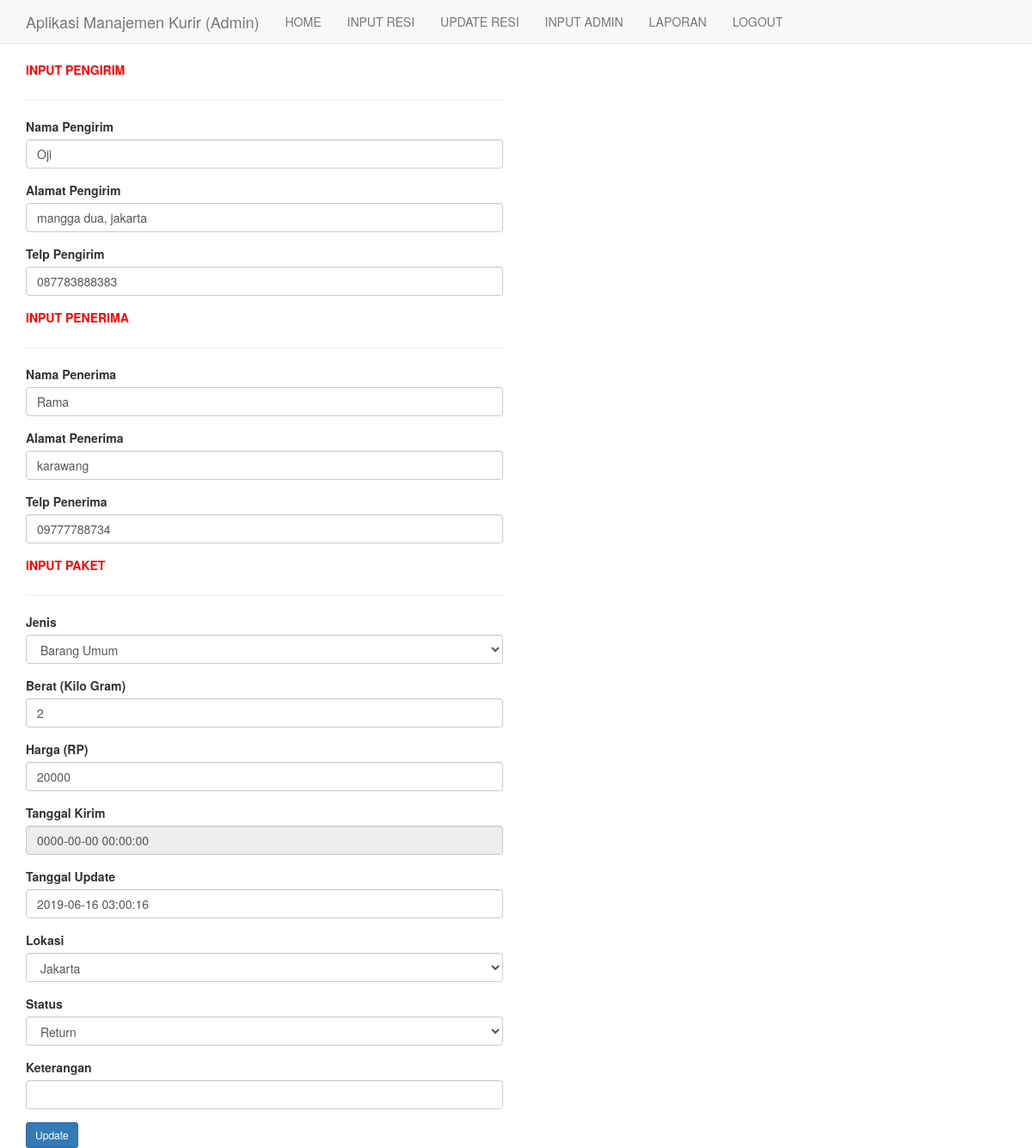
/kurir/index.php?page=crud/edit&resi=2, run on the app's committed database.
### tables this page shows
CREATE TABLE `tb_paket` (
  `resi` int(11) NOT NULL,
  `nama_pengirim` varchar(20) NOT NULL,
  `alamat_pengirim` text NOT NULL,
  `telp_pengirim` varchar(20) NOT NULL,
  `nama_penerima` varchar(20) NOT NULL,
  `alamat_penerima` text NOT NULL,
  `telp_penerima` varchar(20) NOT NULL,
  `jenis` varchar(20) NOT NULL,
  `berat` int(11) NOT NULL,
  `harga` int(11) NOT NULL,
  `tanggal_kirim` datetime NOT NULL,
  `tanggal_terima` datetime NOT NULL,
  `lokasi` varchar(20) NOT NULL,
  `status` varchar(20) NOT NULL,
  `keterangan` varchar(200) NOT NULL
);

### kurir/views/crud/edit.php (the view, shortened to what this page needs)
<?php
require_once('koneksi.php');
if($_POST){
	$sql = "UPDATE tb_paket SET resi='".$_POST['resi']."',nama_pengirim='".$_POST['nama_pengirim']."', alamat_pengirim='".$_POST['alamat_pengirim']."',telp_pengirim='".$_POST['telp_pengirim']."',nama_penerima='".$_POST['nama_penerima']."', alamat_penerima='".$_POST['alamat_penerima']."',telp_penerima='".$_POST['telp_penerima']."', jenis='".$_POST['jenis']."', berat='".$_POST['berat']."', harga='".$_POST['harga']."',tanggal_kirim='".$_POST['tanggal_kirim']."',tanggal_terima='".$_POST['tanggal_terima']."',lokasi='".$_POST['lokasi']."',status='".$_POST['status']."',keterangan='".$_POST['keterangan']."' WHERE resi=".$_POST['resi'];
	if ($koneksi->query($sql) === TRUE) {
	    echo "<script>
	alert('Data berhasil di update');
	window.location.href='index.php?page=crud/index';
	</script>";
	} else {
	    echo "Gagal: " . $koneksi->error;
	}
	$koneksi->close();
}else{
	$query = $koneksi->query("SELECT * FROM tb_paket WHERE resi=".$_GET['resi']);
	if($query->num_rows > 0){
		$data = mysqli_fetch_object($query);
	}else{
		echo "data tidak tersedia";
		die();
	}
?>
<div class="row">
	<div class="col-lg-6">
		<form action="" method="POST">
			<label><font color=Red>INPUT PENGIRIM</font></label>
			<hr>
			<div class="form-group">
				<label>Nama Pengirim</label>
				<input type="text" value="<?= $data->nama_pengirim ?>" class="form-control" name="nama_pengirim">
			</div>
			<div class="form-group">
				<label>Alamat Pengirim</label>
				<input type="textarea" value="<?= $data->alamat_pengirim ?>" class="form-control" name="alamat_pengirim">
			</div>
			<div class="form-group">
				<label>Telp Pengirim</label>
				<input type="text" value="<?= $data->telp_pengirim ?>" class="form-control" name="telp_pengirim">
			</div>
			<label><font color=Red>INPUT PENERIMA</font></label>
			<hr>
			<div class="form-group">
				<label>Nama Penerima</label>
				<input type="text" value="<?= $data->nama_penerima ?>" class="form-control" name="nama_penerima">
			</div>
			<div class="form-group">
				<label>Alamat Penerima</label>
				<input type="text" value="<?= $data->alamat_penerima ?>" class="form-control" name="alamat_penerima">
			</div>
			<div class="form-group">
				<label>Telp Penerima</label>
				<input type="text" value="<?= $data->telp_penerima ?>" class="form-control" name="telp_penerima">
			</div>
			<label><font color=Red>INPUT PAKET</font></label>
			<hr>
			<div class="form-group">
				<label>Jenis</label>
				<select class="form-control" name="jenis">
				<option value='<?= $data->jenis ?>'><?= $data->jenis ?></option>
				</select>
			</div>
			<div class="form-group">
				<label>Berat (Kilo Gram)</label>
				<input type="text" value="<?= $data->berat ?>" class="form-control" name="berat">
			</div>
			<div class="form-group">
				<label>Harga (RP)</label>
				<input type="text" value="<?= $data->harga ?>" class="form-control" name="harga">
			</div>
			<div class="form-group">
				<label>Tanggal Kirim</label>
				<?php
				 $tgl=date('Y-m-d h:i:s');
				 ?>
				<input type="text" disabled value="<?= $data->tanggal_kirim ?>" class="form-control" name="tanggal_kirim">
			</div>
			<div class="form-group">
				<label>Tanggal Update</label>
				<input type="text" value="<?php echo $tgl ; ?>" class="form-control" name="tanggal_terima">
			</div>
			<div class="form-group">
				<label>Lokasi</label>
				<select class="form-control" name="lokasi">
					<option value='<?= $data->lokasi ?>'><?= $data->lokasi ?></option>
				</select>
			</div>
			<div class="form-group">
				<label>Status</label>
				<select class="form-control" name="status">
					<option value='<?= $data->status ?>'><?= $data->status ?></option>
				</select>
			</div>
			<div class="form-group">
				<label>Keterangan</label>
				<input type="text" value="<?= $data->keterangan ?>" class="form-control" name="keterangan">
			</div>
			<input type="submit" class="btn btn-primary btn-sm" name="Update" value="Update">
		</form>
	</div>
</div>
<?php
}
?>

### data on the page
tb_paket: nama_pengirim "Oji", alamat_pengirim "mangga dua, jakarta", telp_pengirim "087783888383", nama_penerima "Rama", alamat_penerima "karawang", telp_penerima "09777788734", jenis "Barang Umum", berat "2", harga "20000", tanggal_kirim "0000-00-00 00:00:00", lokasi "Jakarta", status "Return"
